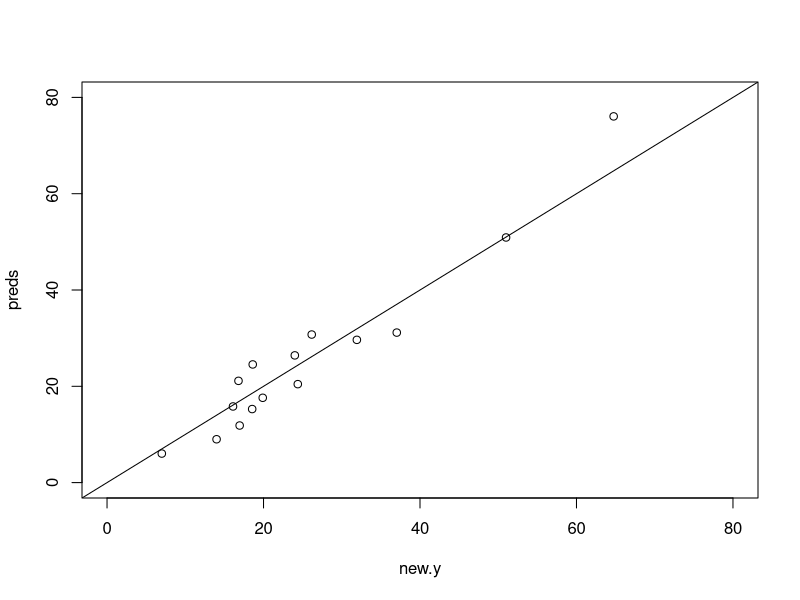

This figure's R source: (Note: this script raises an error after producing the figure.)
## Week11RCodes.R - STAT350

## Soft Drink Delivery Data
# Original data (Column A of Table 11.5)
del.y<-c(16.68,11.50,12.03,14.88,13.75,18.11,8,17.83,79.24,21.5,40.33,21.00,13.5,
     19.75,24,29,15.35,19,9.5,35.1,17.9,52.32,18.75,19.83,10.75)
del.cases<-c(7,3,3,4,6,7,2,7,30,5,16,10,4,6,9,10,6,7,3,17,10,26,9,8,4)
del.dist<-c(560,220,340,80,150,330,110,210,1460,605,688,215,255,462,448,776,200,132,36,770,140,810,450,635,150)
deliver.model<-lm(del.y~del.cases+del.dist)
summary(deliver.model)

# New observations... see if coefficents make sense
new.y<-c(51,16.8,26.16,19.90,24,18.55,31.93,16.95,7,14,37.03,18.62,16.10,24.38,64.75)
new.cases<-c(22,7,15,5,6,6,10,4,1,3,12,10,7,8,32)
new.dist<-c(905,520,290,500,1000,225,775,212,144,126,655,420,150,360,1530)
new.model<-lm(new.y~new.cases+new.dist)
summary(new.model)

#predict observations using initial data set  
new.x=cbind(new.cases,new.dist)
new.x=as.data.frame((new.x))
new_names=c("del.cases","del.dist")
colnames(new.x) = new_names

preds <- predict.lm(deliver.model,new.x)

#plot predictions vs new y's
plot(new.y,preds,xlim=c(0,80),ylim=c(0,80))
abline(c(0,1))

R.sq = R2(preds, new.y)
RMSPE = RMSE(preds, new.y)
MAPE = MAE(preds, new.y)
print(c(R.sq,RMSPE,MAPE))


# All data (Column B of Table 11.5)
y<-c(del.y,new.y)
cases<-c(del.cases,new.cases)
dist<-c(del.dist,new.dist)
all.model<-lm(y~cases+dist)
summary(all.model)


